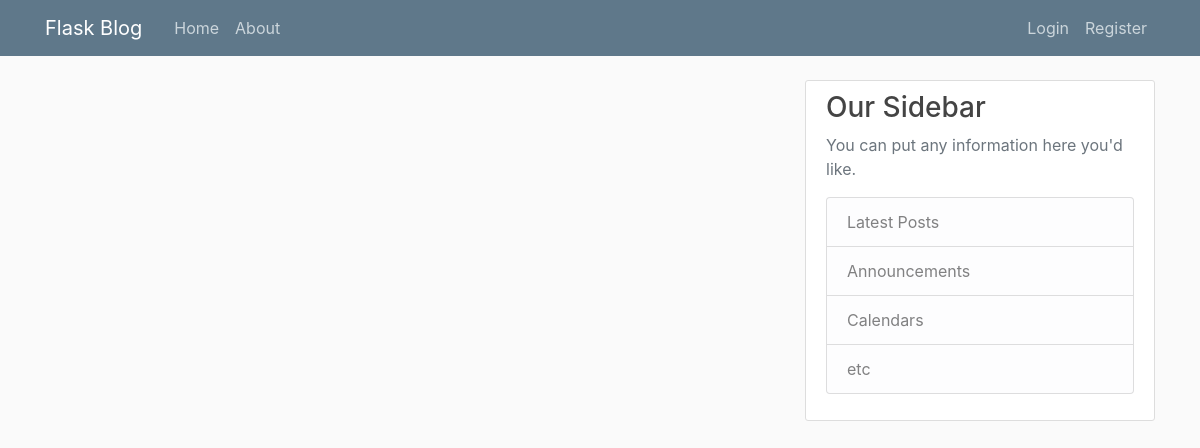
The app's page /, older data.
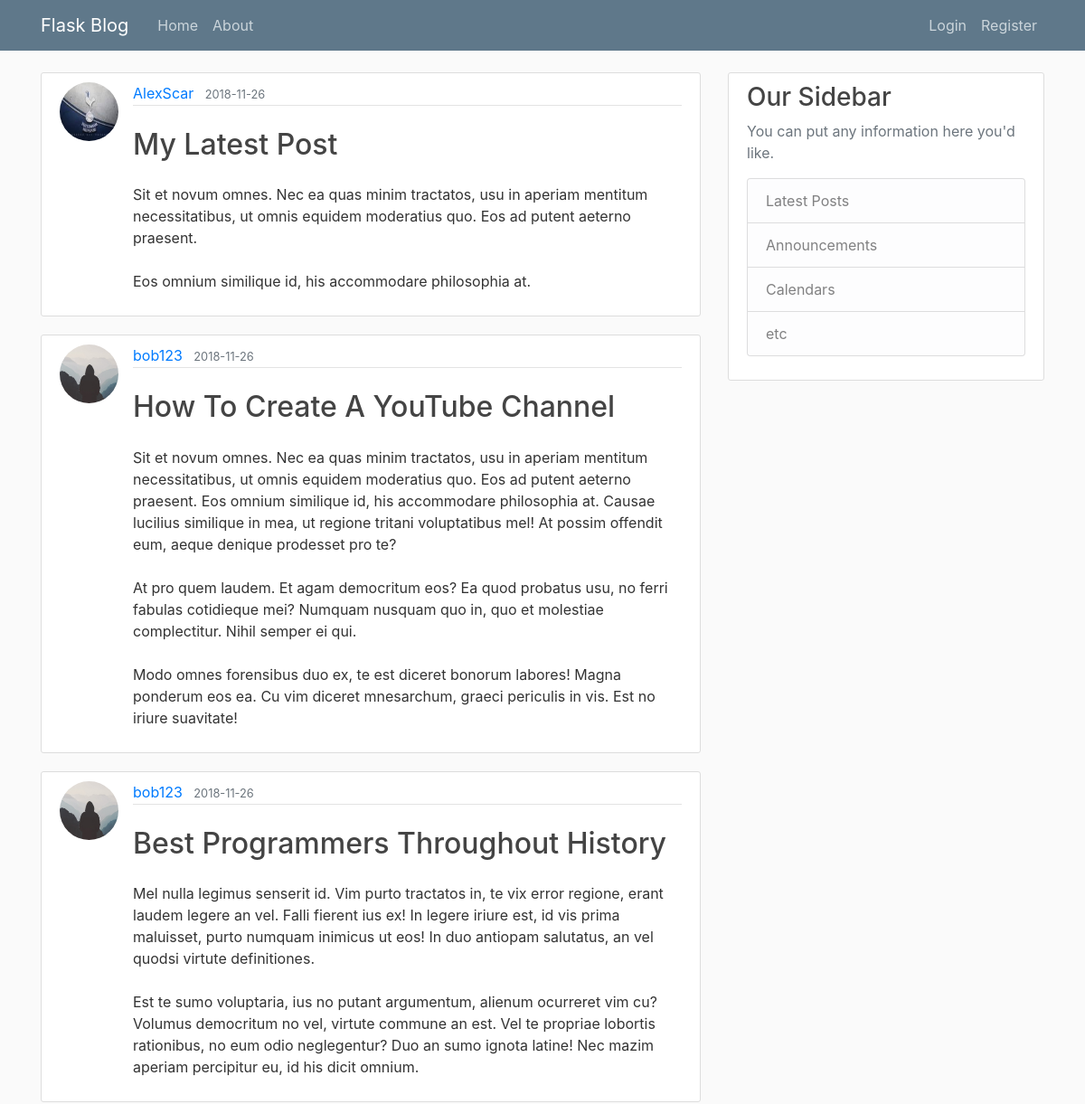
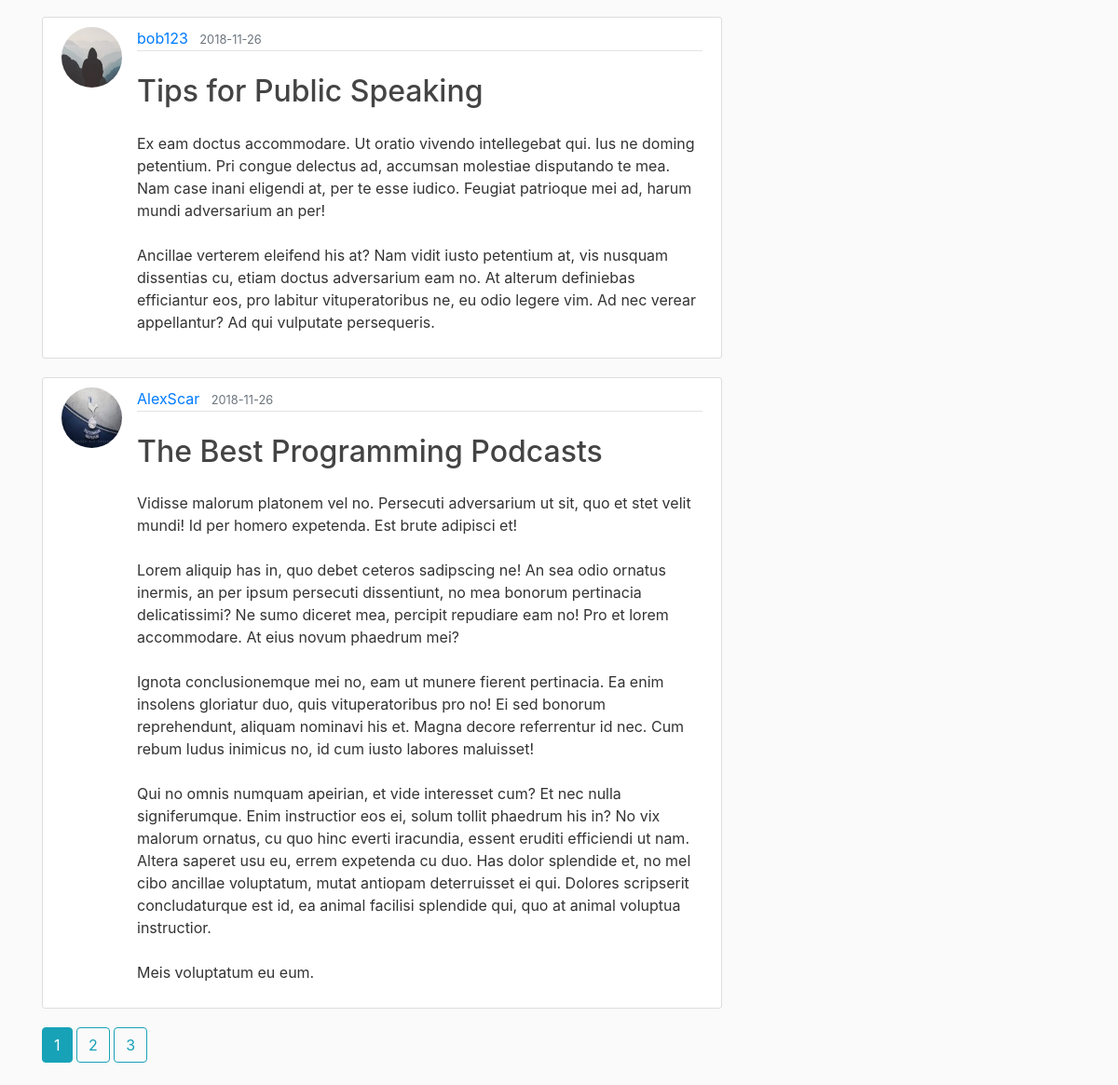
The same page, newer data (2 pictures, top to bottom).
### flask_blog/models.py (models this page shows, shortened)
class Post(db.Model):
    id = db.Column(db.Integer, primary_key=True)
    title = db.Column(db.String(100), nullable=False)
    posted_at = db.Column(db.DateTime, nullable=False, default=datetime.utcnow)
    content = db.Column(db.Text, nullable=False)
    user_id = db.Column(db.Integer, db.ForeignKey('user.id'), nullable=False)

class User(db.Model, UserMixin):
    id = db.Column(db.Integer, primary_key=True)
    username = db.Column(db.String(20), unique=True, nullable=False)
    email = db.Column(db.String(120), unique=True, nullable=False)
    img_file = db.Column(db.String(20), nullable=False, default='default.jpg')
    password = db.Column(db.String(60), nullable=False)
    posts = db.relationship('Post', backref='author', lazy=True)

### flask_blog/main/routes.py (the view)
@main.route('/')
def index():
    page = request.args.get('page', default=1, type=int)
    posts = Post.query.order_by(
        Post.posted_at.desc()).paginate(page=page, per_page=5)
    return render_template('home.html', posts=posts)

### flask_blog/templates/home.html
{% extends 'layout.html' %}
{% block content %}
    {% for post in posts.items %}
        <article class="media content-section">
            <img src="{{ url_for('static', filename='profile_pics/' + post.author.img_file) }}" class="rounded-circle article-img">
            <div class="media-body">
                <div class="article-metadata">
                    <a class="mr-2" href="{{ url_for('users.user_posts', username=post.author.username) }}">
                        {{ post.author.username }}
                    </a>
                    <small class="text-muted">{{ post.posted_at.strftime('%Y-%m-%d') }}</small>
                </div>
                <h2 class="mt-4 mb-4">
                    <a class="article-title" href="{{ url_for('posts.post', post_id=post.id) }}">
                        {{ post.title }}
                    </a>
                </h2>
                <p class="article-content">{{ post.content }}</p>
            </div>
        </article>
    {% endfor %}
    {% for page_num in posts.iter_pages(left_edge=1, right_edge=1, left_current=1, right_current=2) %}
        {% if page_num %}
            {% if posts.page == page_num %}
                <a class="btn btn-info mb-4" href="{{ url_for('main.index', page=page_num) }}">
                    {{ page_num }}
                </a>
            {% else %}
                <a class="btn btn-outline-info mb-4" href="{{ url_for('main.index', page=page_num) }}">
                    {{ page_num }}
                </a>
            {% endif %}
        {% else %}
            ...
        {% endif %}
    {% endfor %}
{% endblock %}

### flask_blog/templates/layout.html (shortened to what this page needs)
<!DOCTYPE html>
<html lang="en">
<head>
    <link rel="stylesheet" href="https://stackpath.bootstrapcdn.com/bootstrap/4.1.3/css/bootstrap.min.css">
    <link rel="stylesheet" type="text/css" href="{{ url_for('static', filename='main.css') }}">
</head>
<body>
    <header class="site-header">
        <nav class="navbar navbar-expand-md navbar-dark bg-steel fixed-top">
            <div class="container">
                <a class="navbar-brand mr-4" href="/">Flask Blog</a>
                <div class="collapse navbar-collapse" id="navbarToggle">
                    <div class="navbar-nav mr-auto">
                        <a class="nav-item nav-link" href="{{ url_for('main.index') }}">
                            Home
                        </a>
                        <a class="nav-item nav-link" href="{{ url_for('main.about') }}">
                            About
                        </a>
                    </div>
                    <div class="navbar-nav">
                        {% if current_user.is_authenticated %}
                            <a href="{{ url_for('posts.new_post') }}" class="nav-item nav-link">
                                New Post
                            </a>
                            <a href="{{ url_for('users.account') }}" class="nav-item nav-link">
                                Account
                            </a>
                            <a href="{{ url_for('users.logout') }}" class="nav-item nav-link">
                                Logout
                            </a>
                        {% else %}
                            <a class="nav-item nav-link" href="{{ url_for('users.login') }}">
                                Login
                            </a>
                            <a class="nav-item nav-link" href="{{ url_for('users.register') }}">
                                Register
                            </a>
                        {% endif %}
                    </div>
                </div>
            </div>
        </nav>
    </header>
    <main role="main" class="container">
        <div class="row">
            <div class="col-md-8">
                {% block content %}{% endblock %}
            </div>
            <div class="col-md-4">
                <div class="content-section">
                    <h3>Our Sidebar</h3>
                    <p class='text-muted'>You can put any information here you'd like.
                        <ul class="list-group">
                            <li class="list-group-item list-group-item-light">Latest Posts</li>
                            <li class="list-group-item list-group-item-light">Announcements</li>
                            <li class="list-group-item list-group-item-light">Calendars</li>
                            <li class="list-group-item list-group-item-light">etc</li>
                        </ul>
                    </p>
                </div>
            </div>
        </div>
    </main>
</body>
</html>

### flask_blog/static/main.css (style rules this page uses)
body { background: #fafafa; color: #333333; margin-top: 5rem; }
h1, h2, h3, h4, h5, h6 { color: #444444; }
.bg-steel { background-color: #5f788a; }
.site-header .navbar-nav .nav-link { color: #cbd5db; }
.content-section { background: #ffffff; padding: 10px 20px; border: 1px solid #dddddd; border-radius: 3px; margin-bottom: 20px; }
.article-title { color: #444444; }
.article-content { white-space: pre-line; }
.article-img { height: 65px; width: 65px; margin-right: 16px; }
.article-metadata { padding-bottom: 1px; margin-bottom: 4px; border-bottom: 1px solid #e3e3e3; }

Row changes from the older to the newer data that the page shows:
added Post: img_file (picture), author.username "AlexScar", posted_at "2018-11-26", title "My Latest Post", content "Sit et novum omnes. Nec ea quas minim tractatos, usu in aperiam mentitum necessitatibus, ut omnis equidem moderatius quo. Eos ad putent aeterno praesent. Eos omnium similique id, his accommodare philosophia at."
added Post: img_file (placeholder picture), author.username "bob123", posted_at "2018-11-26", title "How To Create A YouTube Channel", content "Sit et novum omnes. Nec ea quas minim tractatos, usu in aperiam mentitum necessitatibus, ut omnis equidem moderatius quo. Eos ad putent aeterno praesent. Eos omnium similique id, his accommodare philosophia at. Causae lucilius similique in mea, ut regione tritani voluptatibus mel! At possim offendit eum, aeque denique prodesset pro te? At pro quem laudem. Et agam democritum eos? Ea quod probatus usu, no ferri fabulas cotidieque mei? Numquam nusquam quo in, quo et molestiae complectitur. Nihil semper ei qui. Modo omnes forensibus duo ex, te est diceret bonorum labores! Magna ponderum eos ea. Cu vim diceret mnesarchum, graeci periculis in vis. Est no iriure suavitate!"
added Post: img_file (placeholder picture), author.username "bob123", posted_at "2018-11-26", title "Best Programmers Throughout History", content "Mel nulla legimus senserit id. Vim purto tractatos in, te vix error regione, erant laudem legere an vel. Falli fierent ius ex! In legere iriure est, id vis prima maluisset, purto numquam inimicus ut eos! In duo antiopam salutatus, an vel quodsi virtute definitiones. Est te sumo voluptaria, ius no putant argumentum, alienum ocurreret vim cu? Volumus democritum no vel, virtute commune an est. Vel te propriae lobortis rationibus, no eum odio neglegentur? Duo an sumo ignota latine! Nec mazim aperiam percipitur eu, id his dicit omnium."
added Post: img_file (placeholder picture), author.username "bob123", posted_at "2018-11-26", title "Tips for Public Speaking", content "Ex eam doctus accommodare. Ut oratio vivendo intellegebat qui. Ius ne doming petentium. Pri congue delectus ad, accumsan molestiae disputando te mea. Nam case inani eligendi at, per te esse iudico. Feugiat patrioque mei ad, harum mundi adversarium an per! Ancillae verterem eleifend his at? Nam vidit iusto petentium at, vis nusquam dissentias cu, etiam doctus adversarium eam no. At alterum definiebas efficiantur eos, pro labitur vituperatoribus ne, eu odio legere vim. Ad nec verear appellantur? Ad qui vulputate persequeris."
added Post: img_file (picture), author.username "AlexScar", posted_at "2018-11-26", title "The Best Programming Podcasts", content "Vidisse malorum platonem vel no. Persecuti adversarium ut sit, quo et stet velit mundi! Id per homero expetenda. Est brute adipisci et! Lorem aliquip has in, quo debet ceteros sadipscing ne! An sea odio ornatus inermis, an per ipsum persecuti dissentiunt, no mea bonorum pertinacia delicatissimi? Ne sumo diceret mea, percipit repudiare eam no! Pro et lorem accommodare. At eius novum phaedrum mei? Ignota conclusionemque mei no, eam ut munere fierent pertinacia. Ea enim insolens gloriatur duo, quis vituperatoribus pro no! Ei sed bonorum reprehendunt, aliquam nominavi his et. Magna decore referrentur id nec. Cum rebum ludus inimicus no, id cum iusto labores maluisset! Qui no omnis numquam…"
Text that changed along with them:
new list line: "1"
new list line: "2"
new list line: "3"
